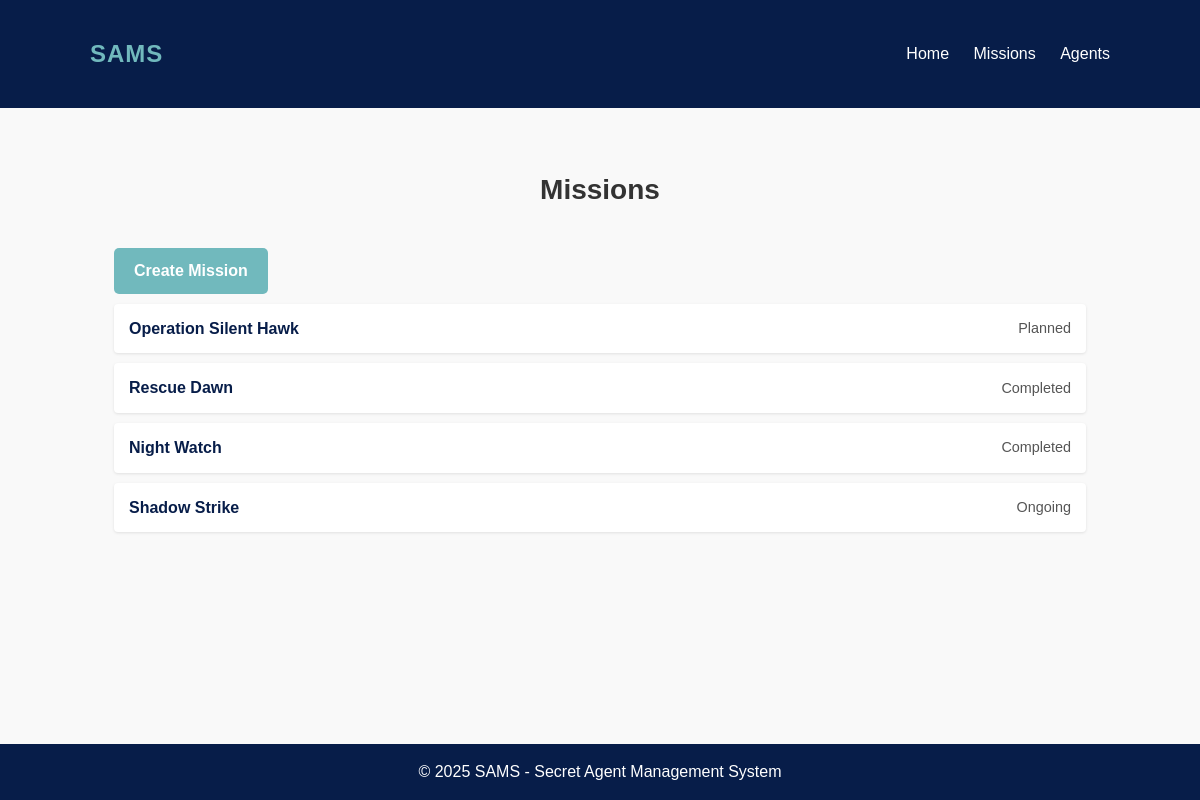
The app's page /missions/ (signed in) with its own data.
### agents/models.py (models this page shows, shortened)
class Mission(models.Model):
    MISSION_TYPE_CHOICES = [
        ('Recon', 'Reconnaissance'),
        ('Rescue', 'Rescue Operation'),
        ('Surveillance', 'Surveillance'),
        ('Assassination', 'Assassination'),
    ]
    STATUS_CHOICES = [
        ('Planned', 'Planned'),
        ('Ongoing', 'Ongoing'),
        ('Completed', 'Completed'),
        ('Failed', 'Failed'),
    ]
    name = models.CharField(max_length=100)
    description = models.TextField()
    mission_type = models.CharField(max_length=20, choices=MISSION_TYPE_CHOICES)
    status = models.CharField(max_length=10, choices=STATUS_CHOICES, default='Planned')
    start_date = models.DateField()
    end_date = models.DateField(null=True, blank=True)
    agents = models.ManyToManyField('Agent', related_name='missions', blank=True)
    progress_percentage = models.IntegerField(default=0)

### agents/views.py (the view)
# urls.py: path('missions/', views.mission_list, name='mission_list'),
@login_required
def mission_list(request):
    missions = Mission.objects.all()
    return render(request, 'agents/mission_list.html', {'missions': missions})

### templates/agents/mission_list.html
{% extends 'base.html' %}
{% block content %}
<div class="site-main">
    <h1 class="section-title">Missions</h1>
    <a href="{% url 'mission_create' %}" class="btn mission-list">Create Mission</a>
    <ul class="mission-items">
        {% for mission in missions %}
            <li class="mission-item">
                <a href="{% url 'mission_detail' mission.pk %}" class="mission-link">{{ mission.name }}</a>
                <span class="mission-status">{{ mission.status }}</span>
            </li>
        {% empty %}
            <li class="mission-item">No missions available</li>
        {% endfor %}
    </ul>
</div>
{% endblock %}

### static/css/style.css (style rules this page uses)
* { box-sizing: border-box; margin: 0; padding: 0; font-family: 'Arial', sans-serif; }
html, body { height: 100%; }
body { display: flex; flex-direction: column; min-height: 100vh; background-color: #f9f9f9; color: #333; line-height: 1.6; }
.site-main { flex: 1; width: 90%; max-width: 1200px; margin: 30px auto; }
.section-title { font-size: 1.5rem; margin-bottom: 15px; }
.mission-items { list-style: none; }
.mission-item { background-color: #fff; padding: 12px 15px; margin-bottom: 10px; border-radius: 4px; box-shadow: 0 1px 3px rgba(0,0,0,0.1); display: flex; justify-content: space-between; align-items: center; }
.mission-link { font-weight: bold; color: #071d49; text-decoration: none; }
.mission-status { font-size: 0.9rem; color: #555; }
.btn { display: inline-block; padding: 10px 20px; font-size: 16px; font-weight: 600; text-decoration: none; color: #fff; background-color: #71b9bd; border: none; border-radius: 5px; cursor: pointer; transition: background-color 0.3s ease; }
.mission-list { margin-top: 10px; margin-bottom: 10px; }
.section-title { font-size: 28px; font-weight: 700; margin-bottom: 25px; color: #333; text-align: center; }

### records on screen
Mission: name "Operation Silent Hawk", status "Planned"
Mission: name "Rescue Dawn", status "Completed"
Mission: name "Night Watch", status "Completed"
Mission: name "Shadow Strike", status "Ongoing"
